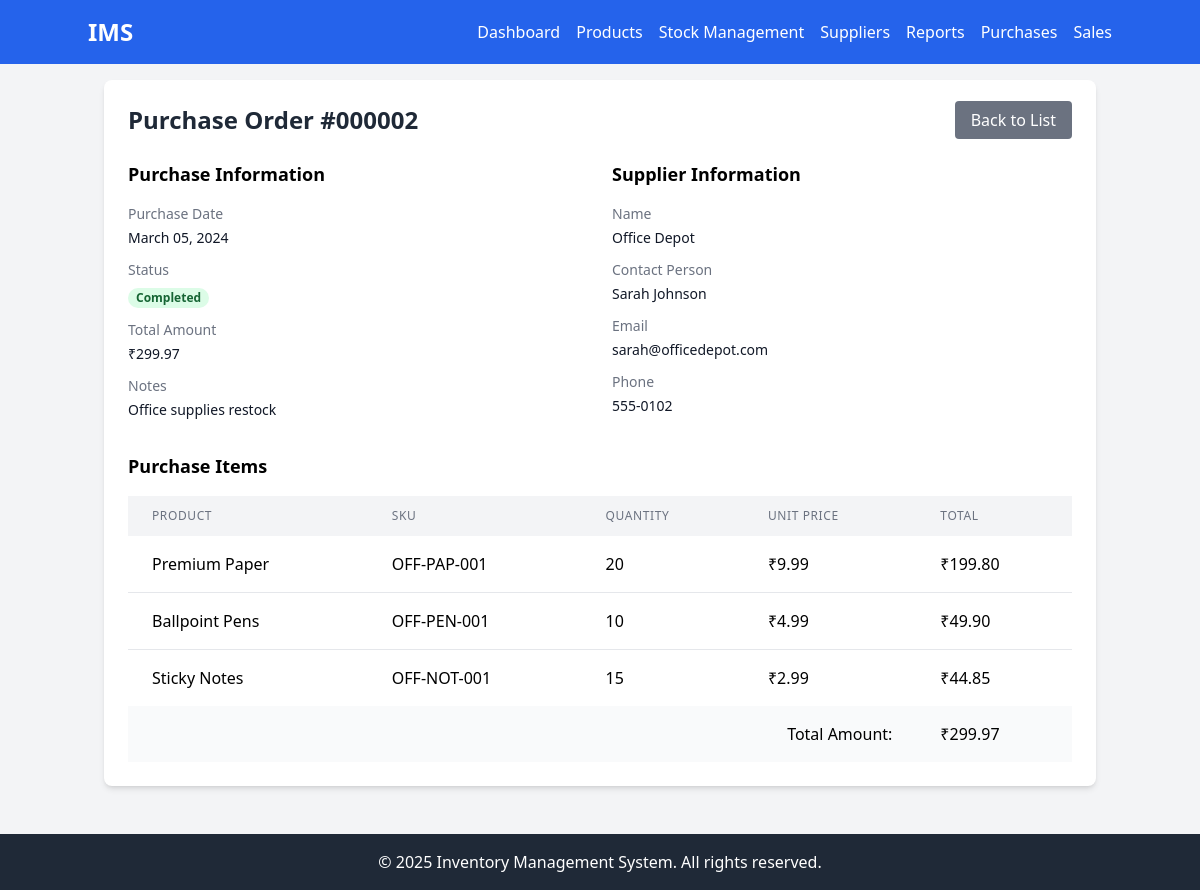
The app's page /purchases/view.php?id=2 with its own data.
### tables this page shows
CREATE TABLE IF NOT EXISTS purchases (
    id INT PRIMARY KEY AUTO_INCREMENT,
    supplier_id INT,
    purchase_date DATE NOT NULL,
    total_amount DECIMAL(10,2) NOT NULL,
    status ENUM('pending', 'completed', 'cancelled') DEFAULT 'pending',
    notes TEXT,
    created_at TIMESTAMP DEFAULT CURRENT_TIMESTAMP,
    FOREIGN KEY (supplier_id) REFERENCES suppliers(id) ON DELETE SET NULL
);

CREATE TABLE IF NOT EXISTS suppliers (
    id INT PRIMARY KEY AUTO_INCREMENT,
    name VARCHAR(100) NOT NULL,
    contact_person VARCHAR(100),
    email VARCHAR(100),
    phone VARCHAR(20),
    address TEXT,
    status ENUM('active', 'inactive') DEFAULT 'active',
    created_at TIMESTAMP DEFAULT CURRENT_TIMESTAMP
);

CREATE TABLE IF NOT EXISTS purchase_items (
    id INT PRIMARY KEY AUTO_INCREMENT,
    purchase_id INT,
    product_id INT,
    quantity INT NOT NULL,
    unit_price DECIMAL(10,2) NOT NULL,
    total_price DECIMAL(10,2) NOT NULL,
    created_at TIMESTAMP DEFAULT CURRENT_TIMESTAMP,
    FOREIGN KEY (purchase_id) REFERENCES purchases(id) ON DELETE CASCADE,
    FOREIGN KEY (product_id) REFERENCES products(id) ON DELETE SET NULL
);

CREATE TABLE IF NOT EXISTS products (
    id INT PRIMARY KEY AUTO_INCREMENT,
    name VARCHAR(100) NOT NULL,
    description TEXT,
    category_id INT,
    supplier_id INT,
    sku VARCHAR(50) UNIQUE,
    price DECIMAL(10,2),
    stock_quantity INT DEFAULT 0,
    reorder_level INT DEFAULT 10,
    created_at TIMESTAMP DEFAULT CURRENT_TIMESTAMP,
    FOREIGN KEY (category_id) REFERENCES categories(id) ON DELETE SET NULL,
    FOREIGN KEY (supplier_id) REFERENCES suppliers(id) ON DELETE SET NULL
);

### purchases/view.php (the view, shortened to what this page needs)
<?php
require_once '../includes/config.php';
require_once '../includes/header.php';
$id = isset($_GET['id']) ? (int)$_GET['id'] : 0;
$stmt = $conn->prepare("
    SELECT p.*, s.name as supplier_name, s.contact_person, s.email, s.phone
    FROM purchases p
    LEFT JOIN suppliers s ON p.supplier_id = s.id
    WHERE p.id = ?
");
$stmt->bind_param("i", $id);
$stmt->execute();
$purchase = $stmt->get_result()->fetch_assoc();
$stmt = $conn->prepare("
    SELECT pi.*, pr.name as product_name, pr.sku
    FROM purchase_items pi
    LEFT JOIN products pr ON pi.product_id = pr.id
    WHERE pi.purchase_id = ?
");
$stmt->bind_param("i", $id);
$stmt->execute();
$items = $stmt->get_result();
?>
<div class="bg-white rounded-lg shadow-md p-6">
    <div class="flex justify-between items-center mb-6">
        <h1 class="text-2xl font-bold text-gray-800">Purchase Order #<?php echo str_pad($purchase['id'], 6, '0', STR_PAD_LEFT); ?></h1>
        <div class="space-x-2">
            <a href="index.php" class="bg-gray-500 text-white px-4 py-2 rounded hover:bg-gray-600">Back to List</a>
        </div>
    </div>
    <div class="grid grid-cols-1 md:grid-cols-2 gap-6 mb-8">
        <div>
            <h2 class="text-lg font-semibold mb-4">Purchase Information</h2>
            <dl class="space-y-3">
                <div>
                    <dt class="text-sm font-medium text-gray-500">Purchase Date</dt>
                    <dd class="mt-1 text-sm text-gray-900"><?php echo date('F d, Y', strtotime($purchase['purchase_date'])); ?></dd>
                </div>
                <div>
                    <dt class="text-sm font-medium text-gray-500">Status</dt>
                    <dd class="mt-1">
                        <span class="px-2 inline-flex text-xs leading-5 font-semibold rounded-full
                            <?php
                            echo match($purchase['status']) {
                                'completed' => 'bg-green-100 text-green-800',
                                'cancelled' => 'bg-red-100 text-red-800',
                                default => 'bg-yellow-100 text-yellow-800'
                            };
                            ?>">
                            <?php echo ucfirst($purchase['status']); ?>
                        </span>
                    </dd>
                </div>
                <div>
                    <dt class="text-sm font-medium text-gray-500">Total Amount</dt>
                    <dd class="mt-1 text-sm text-gray-900">₹<?php echo number_format($purchase['total_amount'], 2); ?></dd>
                </div>
                <div>
                    <dt class="text-sm font-medium text-gray-500">Notes</dt>
                    <dd class="mt-1 text-sm text-gray-900"><?php echo nl2br(htmlspecialchars($purchase['notes'])); ?></dd>
                </div>
            </dl>
        </div>
        <div>
            <h2 class="text-lg font-semibold mb-4">Supplier Information</h2>
            <dl class="space-y-3">
                <div>
                    <dt class="text-sm font-medium text-gray-500">Name</dt>
                    <dd class="mt-1 text-sm text-gray-900"><?php echo htmlspecialchars($purchase['supplier_name']); ?></dd>
                </div>
                <div>
                    <dt class="text-sm font-medium text-gray-500">Contact Person</dt>
                    <dd class="mt-1 text-sm text-gray-900"><?php echo htmlspecialchars($purchase['contact_person']); ?></dd>
                </div>
                <div>
                    <dt class="text-sm font-medium text-gray-500">Email</dt>
                    <dd class="mt-1 text-sm text-gray-900"><?php echo htmlspecialchars($purchase['email']); ?></dd>
                </div>
                <div>
                    <dt class="text-sm font-medium text-gray-500">Phone</dt>
                    <dd class="mt-1 text-sm text-gray-900"><?php echo htmlspecialchars($purchase['phone']); ?></dd>
                </div>
            </dl>
        </div>
    </div>
    <div class="mt-8">
        <h2 class="text-lg font-semibold mb-4">Purchase Items</h2>
        <div class="overflow-x-auto">
            <table class="min-w-full bg-white">
                <thead>
                    <tr class="bg-gray-100">
                        <th class="px-6 py-3 text-left text-xs font-medium text-gray-500 uppercase tracking-wider">Product</th>
                        <th class="px-6 py-3 text-left text-xs font-medium text-gray-500 uppercase tracking-wider">SKU</th>
                        <th class="px-6 py-3 text-left text-xs font-medium text-gray-500 uppercase tracking-wider">Quantity</th>
                        <th class="px-6 py-3 text-left text-xs font-medium text-gray-500 uppercase tracking-wider">Unit Price</th>
                        <th class="px-6 py-3 text-left text-xs font-medium text-gray-500 uppercase tracking-wider">Total</th>
                    </tr>
                </thead>
                <tbody class="divide-y divide-gray-200">
                    <?php while ($item = $items->fetch_assoc()): ?>
                        <tr>
                            <td class="px-6 py-4 whitespace-nowrap"><?php echo htmlspecialchars($item['product_name']); ?></td>
                            <td class="px-6 py-4 whitespace-nowrap"><?php echo htmlspecialchars($item['sku']); ?></td>
                            <td class="px-6 py-4 whitespace-nowrap"><?php echo $item['quantity']; ?></td>
                            <td class="px-6 py-4 whitespace-nowrap">₹<?php echo number_format($item['unit_price'], 2); ?></td>
                            <td class="px-6 py-4 whitespace-nowrap">₹<?php echo number_format($item['total_price'], 2); ?></td>
                        </tr>
                    <?php endwhile; ?>
                </tbody>
                <tfoot>
                    <tr class="bg-gray-50">
                        <td colspan="4" class="px-6 py-4 text-right font-medium">Total Amount:</td>
                        <td class="px-6 py-4 font-medium">₹<?php echo number_format($purchase['total_amount'], 2); ?></td>
                    </tr>
                </tfoot>
            </table>
        </div>
    </div>
</div>
<?php require_once '../includes/footer.php'; ?>

### records on screen
purchases: id "000002", purchase_date "March 05, 2024", status "Completed", total_amount "299.97", notes "Office supplies restock", supplier.name "Office Depot", supplier.contact_person "Sarah Johnson", supplier.email "sarah@officedepot.com", supplier.phone "555-0102"
purchase_items: product.name "Premium Paper", product.sku "OFF-PAP-001", quantity "20", unit_price "9.99", total_price "199.80"
purchase_items: product.name "Ballpoint Pens", product.sku "OFF-PEN-001", quantity "10", unit_price "4.99", total_price "49.90"
purchase_items: product.name "Sticky Notes", product.sku "OFF-NOT-001", quantity "15", unit_price "2.99", total_price "44.85"
